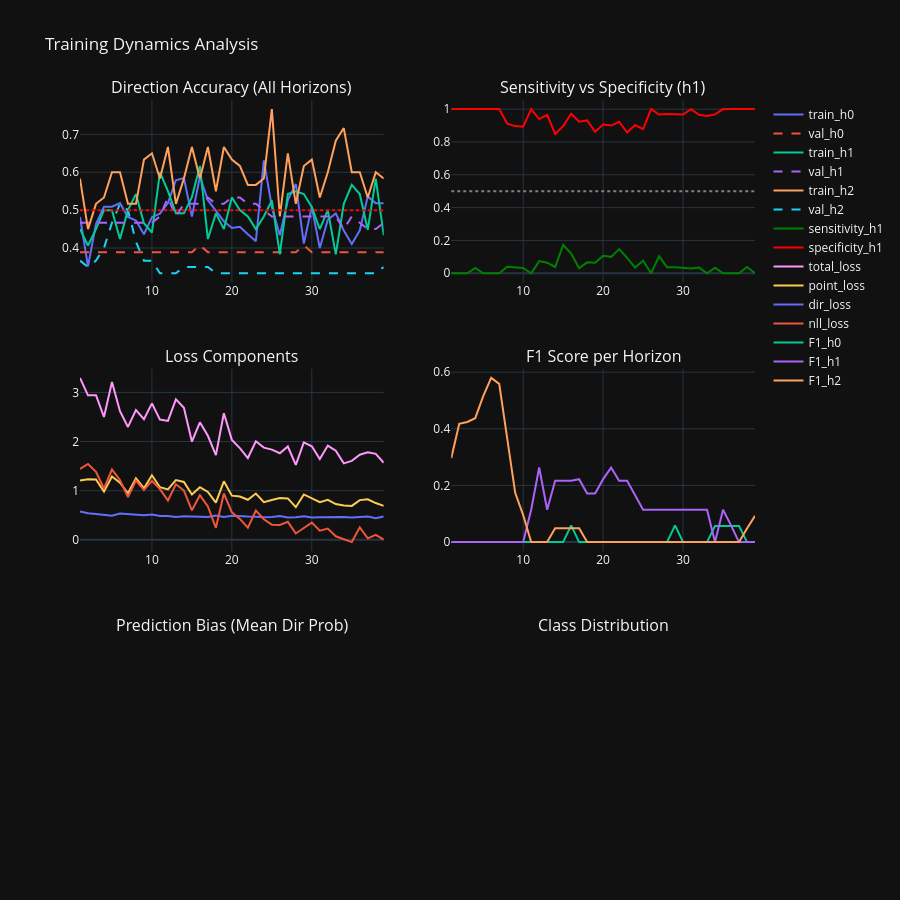

The cell this chart's notebook holds for it:
### Code cell
# ============================================================================
# CELL 2: TRAINING LOG ANALYSIS - PER-EPOCH LEARNING DYNAMICS
# ============================================================================

if training_log is not None:
    print("="*80)
    print("TRAINING LOG ANALYSIS")
    print("="*80)
    
    # Find direction-related columns
    dir_cols = [c for c in training_log.columns if 'dir' in c.lower()]
    print(f"\nDirection-related columns: {dir_cols}")
    
    # Plot direction accuracy over epochs
    fig = make_subplots(
        rows=3, cols=2,
        subplot_titles=(
            'Direction Accuracy (All Horizons)',
            'Sensitivity vs Specificity (h1)',
            'Loss Components',
            'F1 Score per Horizon',
            'Prediction Bias (Mean Dir Prob)',
            'Class Distribution'
        ),
        vertical_spacing=0.12
    )
    
    epochs = training_log.index + 1
    
    # Row 1, Col 1: Direction accuracy
    for h in ['h0', 'h1', 'h2']:
        col_train = f'train_dir_acc_{h}'
        col_val = f'val_dir_acc_{h}'
        if col_train in training_log.columns:
            fig.add_trace(go.Scatter(x=epochs, y=training_log[col_train], 
                                    name=f'train_{h}', mode='lines'), row=1, col=1)
        if col_val in training_log.columns:
            fig.add_trace(go.Scatter(x=epochs, y=training_log[col_val], 
                                    name=f'val_{h}', mode='lines', line=dict(dash='dash')), row=1, col=1)
    fig.add_hline(y=0.5, line_dash='dot', line_color='red', row=1, col=1)
    
    # Row 1, Col 2: Sensitivity vs Specificity for h1 (primary)
    if 'train_dir_sensitivity_h1' in training_log.columns:
        fig.add_trace(go.Scatter(x=epochs, y=training_log['train_dir_sensitivity_h1'], 
                                name='sensitivity_h1', mode='lines', line=dict(color='green')), row=1, col=2)
    if 'train_dir_specificity_h1' in training_log.columns:
        fig.add_trace(go.Scatter(x=epochs, y=training_log['train_dir_specificity_h1'], 
                                name='specificity_h1', mode='lines', line=dict(color='red')), row=1, col=2)
    fig.add_hline(y=0.5, line_dash='dot', line_color='gray', row=1, col=2)
    
    # Row 2, Col 1: Loss components
    if 'loss' in training_log.columns:
        fig.add_trace(go.Scatter(x=epochs, y=training_log['loss'], name='total_loss', mode='lines'), row=2, col=1)
    if 'point_loss' in training_log.columns:
        fig.add_trace(go.Scatter(x=epochs, y=training_log['point_loss'], name='point_loss', mode='lines'), row=2, col=1)
    if 'dir_loss' in training_log.columns:
        fig.add_trace(go.Scatter(x=epochs, y=training_log['dir_loss'], name='dir_loss', mode='lines'), row=2, col=1)
    if 'nll_loss' in training_log.columns:
        fig.add_trace(go.Scatter(x=epochs, y=training_log['nll_loss'], name='nll_loss', mode='lines'), row=2, col=1)
    
    # Row 2, Col 2: F1 score
    for h in ['h0', 'h1', 'h2']:
        col = f'val_dir_f1_{h}'
        if col in training_log.columns:
            fig.add_trace(go.Scatter(x=epochs, y=training_log[col], name=f'F1_{h}', mode='lines'), row=2, col=2)
    
    # Row 3, Col 1: Mean direction probability (bias indicator)
    for h in ['h0', 'h1', 'h2']:
        col = f'train_mean_dir_prob_{h}'
        if col in training_log.columns:
            fig.add_trace(go.Scatter(x=epochs, y=training_log[col], name=f'mean_prob_{h}', mode='lines'), row=3, col=1)
    fig.add_hline(y=0.5, line_dash='dot', line_color='white', row=3, col=1)
    
    # Row 3, Col 2: Predicted vs True UP rate
    for h in ['h1']:  # Focus on primary horizon
        col_pred = f'train_pred_up_rate_{h}'
        col_true = f'train_true_up_rate_{h}'
        if col_pred in training_log.columns:
            fig.add_trace(go.Scatter(x=epochs, y=training_log[col_pred], name='pred_up_rate', mode='lines', line=dict(color='blue')), row=3, col=2)
        if col_true in training_log.columns:
            fig.add_trace(go.Scatter(x=epochs, y=training_log[col_true], name='true_up_rate', mode='lines', line=dict(color='green')), row=3, col=2)
    fig.add_hline(y=0.5, line_dash='dot', line_color='gray', row=3, col=2)
    
    fig.update_layout(
        height=900, 
        showlegend=True, 
        title='Training Dynamics Analysis',
        template='plotly_dark'
    )
    fig.show()
    
    # Key statistics
    print("\n" + "="*60)
    print("KEY TRAINING STATISTICS (Last 5 Epochs)")
    print("="*60)
    last_5 = training_log.tail(5)
    
    for h in ['h0', 'h1', 'h2']:
        acc_col = f'val_dir_acc_{h}'
        sens_col = f'train_dir_sensitivity_{h}'
        spec_col = f'train_dir_specificity_{h}'
        
        print(f"\n{h.upper()} (Horizon):")
        if acc_col in last_5.columns:
            print(f"  Val Accuracy: {last_5[acc_col].mean():.3f} (target: >0.55)")
        if sens_col in last_5.columns:
            sens = last_5[sens_col].mean()
            print(f"  Sensitivity:  {sens:.3f} {'⚠️ LOW' if sens < 0.3 else '✓'}")
        if spec_col in last_5.columns:
            spec = last_5[spec_col].mean()
            print(f"  Specificity:  {spec:.3f} {'⚠️ HIGH (biased DOWN)' if spec > 0.8 else '✓'}")
else:
    print("⚠️  No training log available - run training first")

### Figure 1 — Plotly figure (JSON) as saved in the notebook; plotly's stock layout.template omitted (floating-point values rounded to 4 significant figures)
{"data": [{"mode": "lines", "name": "train_h0", "type": "scatter", "x": [1, 2, 3, 4, 5, 6, 7, 8, 9, 10, 11, 12, 13, 14, 15, 16, 17, 18, 19, 20, 21, 22, 23, 24, 25, 26, 27, 28, 29, 30, 31, 32, 33, 34, 35, 36, 37, 38, 39], "xaxis": "x", "y": [0.4821, 0.3519, 0.463, 0.5088, 0.5091, 0.5185, 0.4821, 0.4727, 0.4364, 0.4815, 0.4909, 0.5185, 0.5789, 0.5849, 0.4828, 0.5882, 0.5263, 0.5, 0.4706, 0.4528, 0.4561, 0.4364, 0.4182, 0.6316, 0.5085, 0.434, 0.5263, 0.569, 0.4118, 0.5088, 0.4, 0.4746, 0.4915, 0.4464, 0.4107, 0.4464, 0.5357, 0.5185, 0.5185], "yaxis": "y"}, {"line": {"dash": "dash"}, "mode": "lines", "name": "val_h0", "type": "scatter", "x": [1, 2, 3, 4, 5, 6, 7, 8, 9, 10, 11, 12, 13, 14, 15, 16, 17, 18, 19, 20, 21, 22, 23, 24, 25, 26, 27, 28, 29, 30, 31, 32, 33, 34, 35, 36, 37, 38, 39], "xaxis": "x", "y": [0.3889, 0.3889, 0.3889, 0.3889, 0.3889, 0.3889, 0.3889, 0.3889, 0.3889, 0.3889, 0.3889, 0.3889, 0.3889, 0.3889, 0.3889, 0.4074, 0.3889, 0.3889, 0.3889, 0.3889, 0.3889, 0.3889, 0.3889, 0.3889, 0.3889, 0.3889, 0.3889, 0.3889, 0.4074, 0.3889, 0.3889, 0.3889, 0.3889, 0.3889, 0.3889, 0.3889, 0.3889, 0.3889, 0.3889], "yaxis": "y"}, {"mode": "lines", "name": "train_h1", "type": "scatter", "x": [1, 2, 3, 4, 5, 6, 7, 8, 9, 10, 11, 12, 13, 14, 15, 16, 17, 18, 19, 20, 21, 22, 23, 24, 25, 26, 27, 28, 29, 30, 31, 32, 33, 34, 35, 36, 37, 38, 39], "xaxis": "x", "y": [0.45, 0.4068, 0.45, 0.5, 0.5, 0.4237, 0.5, 0.5424, 0.4655, 0.4407, 0.6, 0.55, 0.4915, 0.4915, 0.5345, 0.6167, 0.4237, 0.4915, 0.45, 0.5333, 0.5, 0.4833, 0.45, 0.4833, 0.5254, 0.3833, 0.5424, 0.55, 0.5424, 0.5085, 0.45, 0.5, 0.3833, 0.5167, 0.5667, 0.5424, 0.4483, 0.5833, 0.4333], "yaxis": "y"}, {"line": {"dash": "dash"}, "mode": "lines", "name": "val_h1", "type": "scatter", "x": [1, 2, 3, 4, 5, 6, 7, 8, 9, 10, 11, 12, 13, 14, 15, 16, 17, 18, 19, 20, 21, 22, 23, 24, 25, 26, 27, 28, 29, 30, 31, 32, 33, 34, 35, 36, 37, 38, 39], "xaxis": "x", "y": [0.4667, 0.4667, 0.4667, 0.4667, 0.4667, 0.4667, 0.4667, 0.4667, 0.4667, 0.4667, 0.4833, 0.5333, 0.4833, 0.5167, 0.5167, 0.5167, 0.5333, 0.5167, 0.5167, 0.5333, 0.5333, 0.5167, 0.5167, 0.5, 0.4833, 0.4833, 0.4833, 0.4833, 0.4833, 0.4833, 0.4833, 0.4833, 0.4833, 0.45, 0.4833, 0.4667, 0.45, 0.45, 0.4667], "yaxis": "y"}, {"mode": "lines", "name": "train_h2", "type": "scatter", "x": [1, 2, 3, 4, 5, 6, 7, 8, 9, 10, 11, 12, 13, 14, 15, 16, 17, 18, 19, 20, 21, 22, 23, 24, 25, 26, 27, 28, 29, 30, 31, 32, 33, 34, 35, 36, 37, 38, 39], "xaxis": "x", "y": [0.5833, 0.45, 0.5167, 0.5333, 0.6, 0.6, 0.5167, 0.5167, 0.6333, 0.65, 0.5833, 0.6667, 0.5167, 0.5833, 0.6667, 0.5833, 0.6667, 0.55, 0.6667, 0.6333, 0.6167, 0.5667, 0.5667, 0.5833, 0.7667, 0.4833, 0.65, 0.5167, 0.6167, 0.6333, 0.5333, 0.6, 0.6833, 0.7167, 0.6, 0.6, 0.5333, 0.6, 0.5833], "yaxis": "y"}, {"line": {"dash": "dash"}, "mode": "lines", "name": "val_h2", "type": "scatter", "x": [1, 2, 3, 4, 5, 6, 7, 8, 9, 10, 11, 12, 13, 14, 15, 16, 17, 18, 19, 20, 21, 22, 23, 24, 25, 26, 27, 28, 29, 30, 31, 32, 33, 34, 35, 36, 37, 38, 39], "xaxis": "x", "y": [0.3667, 0.35, 0.3667, 0.4, 0.4667, 0.5167, 0.5, 0.4167, 0.3667, 0.3667, 0.3333, 0.3333, 0.3333, 0.35, 0.35, 0.35, 0.35, 0.3333, 0.3333, 0.3333, 0.3333, 0.3333, 0.3333, 0.3333, 0.3333, 0.3333, 0.3333, 0.3333, 0.3333, 0.3333, 0.3333, 0.3333, 0.3333, 0.3333, 0.3333, 0.3333, 0.3333, 0.3333, 0.35], "yaxis": "y"}, {"line": {"color": "green"}, "mode": "lines", "name": "sensitivity_h1", "type": "scatter", "x": [1, 2, 3, 4, 5, 6, 7, 8, 9, 10, 11, 12, 13, 14, 15, 16, 17, 18, 19, 20, 21, 22, 23, 24, 25, 26, 27, 28, 29, 30, 31, 32, 33, 34, 35, 36, 37, 38, 39], "xaxis": "x2", "y": [0.0, 0.0, 0.0, 0.03226, 0.0, 0.0, 0.0, 0.04, 0.03448, 0.03226, 0.0, 0.07407, 0.06452, 0.03846, 0.1724, 0.12, 0.0303, 0.06667, 0.06452, 0.1071, 0.1, 0.1471, 0.09375, 0.03448, 0.07692, 0.0, 0.1034, 0.03704, 0.03704, 0.03448, 0.02941, 0.03448, 0.0, 0.03448, 0.0, 0.0, 0.0, 0.03846, 0.0], "yaxis": "y2"}, {"line": {"color": "red"}, "mode": "lines", "name": "specificity_h1", "type": "scatter", "x": [1, 2, 3, 4, 5, 6, 7, 8, 9, 10, 11, 12, 13, 14, 15, 16, 17, 18, 19, 20, 21, 22, 23, 24, 25, 26, 27, 28, 29, 30, 31, 32, 33, 34, 35, 36, 37, 38, 39], "xaxis": "x2", "y": [1.0, 1.0, 1.0, 1.0, 1.0, 1.0, 1.0, 0.9118, 0.8966, 0.8929, 1.0, 0.9394, 0.9643, 0.8485, 0.8966, 0.9714, 0.9231, 0.931, 0.8621, 0.9062, 0.9, 0.9231, 0.8571, 0.9032, 0.8788, 1.0, 0.9667, 0.9697, 0.9688, 0.9667, 1.0, 0.9655, 0.9583, 0.9677, 1.0, 1.0, 1.0, 1.0, 1.0], "yaxis": "y2"}, {"mode": "lines", "name": "total_loss", "type": "scatter", "x": [1, 2, 3, 4, 5, 6, 7, 8, 9, 10, 11, 12, 13, 14, 15, 16, 17, 18, 19, 20, 21, 22, 23, 24, 25, 26, 27, 28, 29, 30, 31, 32, 33, 34, 35, 36, 37, 38, 39], "xaxis": "x3", "y": [3.295, 2.941, 2.943, 2.5, 3.213, 2.617, 2.297, 2.641, 2.454, 2.777, 2.447, 2.419, 2.858, 2.686, 1.997, 2.391, 2.118, 1.723, 2.577, 2.034, 1.867, 1.665, 2.005, 1.876, 1.836, 1.762, 1.899, 1.525, 1.983, 1.904, 1.642, 1.918, 1.813, 1.556, 1.607, 1.731, 1.78, 1.75, 1.567], "yaxis": "y3"}, {"mode": "lines", "name": "point_loss", "type": "scatter", "x": [1, 2, 3, 4, 5, 6, 7, 8, 9, 10, 11, 12, 13, 14, 15, 16, 17, 18, 19, 20, 21, 22, 23, 24, 25, 26, 27, 28, 29, 30, 31, 32, 33, 34, 35, 36, 37, 38, 39], "xaxis": "x3", "y": [1.205, 1.23, 1.229, 0.98, 1.289, 1.161, 0.9468, 1.25, 1.05, 1.313, 1.07, 1.025, 1.217, 1.177, 0.9218, 1.07, 0.9737, 0.7552, 1.19, 0.8983, 0.881, 0.8144, 0.9419, 0.7647, 0.8109, 0.8478, 0.8413, 0.6636, 0.9229, 0.8429, 0.767, 0.8142, 0.7262, 0.6971, 0.689, 0.8071, 0.8243, 0.7478, 0.6898], "yaxis": "y3"}, {"mode": "lines", "name": "dir_loss", "type": "scatter", "x": [1, 2, 3, 4, 5, 6, 7, 8, 9, 10, 11, 12, 13, 14, 15, 16, 17, 18, 19, 20, 21, 22, 23, 24, 25, 26, 27, 28, 29, 30, 31, 32, 33, 34, 35, 36, 37, 38, 39], "xaxis": "x3", "y": [0.5776, 0.5397, 0.5222, 0.5045, 0.4898, 0.5363, 0.5259, 0.5035, 0.498, 0.5121, 0.4845, 0.4854, 0.4646, 0.4807, 0.4777, 0.4783, 0.4627, 0.4913, 0.4626, 0.4883, 0.4723, 0.4711, 0.4686, 0.4566, 0.4617, 0.4815, 0.4551, 0.4569, 0.4792, 0.4523, 0.4581, 0.4635, 0.4622, 0.4647, 0.4555, 0.4654, 0.4732, 0.4364, 0.4751], "yaxis": "y3"}, {"mode": "lines", "name": "nll_loss", "type": "scatter", "x": [1, 2, 3, 4, 5, 6, 7, 8, 9, 10, 11, 12, 13, 14, 15, 16, 17, 18, 19, 20, 21, 22, 23, 24, 25, 26, 27, 28, 29, 30, 31, 32, 33, 34, 35, 36, 37, 38, 39], "xaxis": "x3", "y": [1.441, 1.544, 1.382, 1.044, 1.429, 1.217, 0.8709, 1.206, 1.012, 1.2, 1.031, 0.8006, 1.129, 1.003, 0.599, 0.9075, 0.6786, 0.2432, 0.9417, 0.5581, 0.4241, 0.2446, 0.5934, 0.418, 0.3071, 0.3026, 0.3655, 0.1282, 0.2387, 0.3491, 0.1834, 0.2266, 0.07057, 0.01024, -0.04725, 0.2525, 0.02867, 0.09824, 0.0051], "yaxis": "y3"}, {"mode": "lines", "name": "F1_h0", "type": "scatter", "x": [1, 2, 3, 4, 5, 6, 7, 8, 9, 10, 11, 12, 13, 14, 15, 16, 17, 18, 19, 20, 21, 22, 23, 24, 25, 26, 27, 28, 29, 30, 31, 32, 33, 34, 35, 36, 37, 38, 39], "xaxis": "x4", "y": [0.0, 0.0, 0.0, 0.0, 0.0, 0.0, 0.0, 0.0, 0.0, 0.0, 0.0, 0.0, 0.0, 0.0, 0.0, 0.05882, 0.0, 0.0, 0.0, 0.0, 0.0, 0.0, 0.0, 0.0, 0.0, 0.0, 0.0, 0.0, 0.05882, 0.0, 0.0, 0.0, 0.0, 0.05714, 0.05714, 0.05714, 0.05714, 0.0, 0.0], "yaxis": "y4"}, {"mode": "lines", "name": "F1_h1", "type": "scatter", "x": [1, 2, 3, 4, 5, 6, 7, 8, 9, 10, 11, 12, 13, 14, 15, 16, 17, 18, 19, 20, 21, 22, 23, 24, 25, 26, 27, 28, 29, 30, 31, 32, 33, 34, 35, 36, 37, 38, 39], "xaxis": "x4", "y": [0.0, 0.0, 0.0, 0.0, 0.0, 0.0, 0.0, 0.0, 0.0, 0.0, 0.1143, 0.2632, 0.1143, 0.2162, 0.2162, 0.2162, 0.2222, 0.1714, 0.1714, 0.2222, 0.2632, 0.2162, 0.2162, 0.1667, 0.1143, 0.1143, 0.1143, 0.1143, 0.1143, 0.1143, 0.1143, 0.1143, 0.1143, 0.0, 0.1143, 0.05882, 0.0, 0.0, 0.0], "yaxis": "y4"}, {"mode": "lines", "name": "F1_h2", "type": "scatter", "x": [1, 2, 3, 4, 5, 6, 7, 8, 9, 10, 11, 12, 13, 14, 15, 16, 17, 18, 19, 20, 21, 22, 23, 24, 25, 26, 27, 28, 29, 30, 31, 32, 33, 34, 35, 36, 37, 38, 39], "xaxis": "x4", "y": [0.2963, 0.4179, 0.4242, 0.4375, 0.5152, 0.5797, 0.5588, 0.3636, 0.1739, 0.09524, 0.0, 0.0, 0.0, 0.04878, 0.04878, 0.04878, 0.04878, 0.0, 0.0, 0.0, 0.0, 0.0, 0.0, 0.0, 0.0, 0.0, 0.0, 0.0, 0.0, 0.0, 0.0, 0.0, 0.0, 0.0, 0.0, 0.0, 0.0, 0.04762, 0.09302], "yaxis": "y4"}], "layout": {"annotations": [{"font": {"size": 16}, "showarrow": false, "text": "Direction Accuracy (All Horizons)", "x": 0.225, "xanchor": "center", "xref": "paper", "y": 1, "yanchor": "bottom", "yref": "paper"}, {"font": {"size": 16}, "showarrow": false, "text": "Sensitivity vs Specificity (h1)", "x": 0.775, "xanchor": "center", "xref": "paper", "y": 1, "yanchor": "bottom", "yref": "paper"}, {"font": {"size": 16}, "showarrow": false, "text": "Loss Components", "x": 0.225, "xanchor": "center", "xref": "paper", "y": 0.6267, "yanchor": "bottom", "yref": "paper"}, {"font": {"size": 16}, "showarrow": false, "text": "F1 Score per Horizon", "x": 0.775, "xanchor": "center", "xref": "paper", "y": 0.6267, "yanchor": "bottom", "yref": "paper"}, {"font": {"size": 16}, "showarrow": false, "text": "Prediction Bias (Mean Dir Prob)", "x": 0.225, "xanchor": "center", "xref": "paper", "y": 0.2533, "yanchor": "bottom", "yref": "paper"}, {"font": {"size": 16}, "showarrow": false, "text": "Class Distribution", "x": 0.775, "xanchor": "center", "xref": "paper", "y": 0.2533, "yanchor": "bottom", "yref": "paper"}], "height": 900, "shapes": [{"line": {"color": "red", "dash": "dot"}, "type": "line", "x0": 0, "x1": 1, "xref": "x domain", "y0": 0.5, "y1": 0.5, "yref": "y"}, {"line": {"color": "gray", "dash": "dot"}, "type": "line", "x0": 0, "x1": 1, "xref": "x2 domain", "y0": 0.5, "y1": 0.5, "yref": "y2"}], "showlegend": true, "title": {"text": "Training Dynamics Analysis"}, "xaxis": {"anchor": "y", "domain": [0, 0.45]}, "xaxis2": {"anchor": "y2", "domain": [0.55, 1]}, "xaxis3": {"anchor": "y3", "domain": [0, 0.45]}, "xaxis4": {"anchor": "y4", "domain": [0.55, 1]}, "xaxis5": {"anchor": "y5", "domain": [0, 0.45]}, "xaxis6": {"anchor": "y6", "domain": [0.55, 1]}, "yaxis": {"anchor": "x", "domain": [0.7467, 1]}, "yaxis2": {"anchor": "x2", "domain": [0.7467, 1]}, "yaxis3": {"anchor": "x3", "domain": [0.3733, 0.6267]}, "yaxis4": {"anchor": "x4", "domain": [0.3733, 0.6267]}, "yaxis5": {"anchor": "x5", "domain": [0, 0.2533]}, "yaxis6": {"anchor": "x6", "domain": [0, 0.2533]}}}
